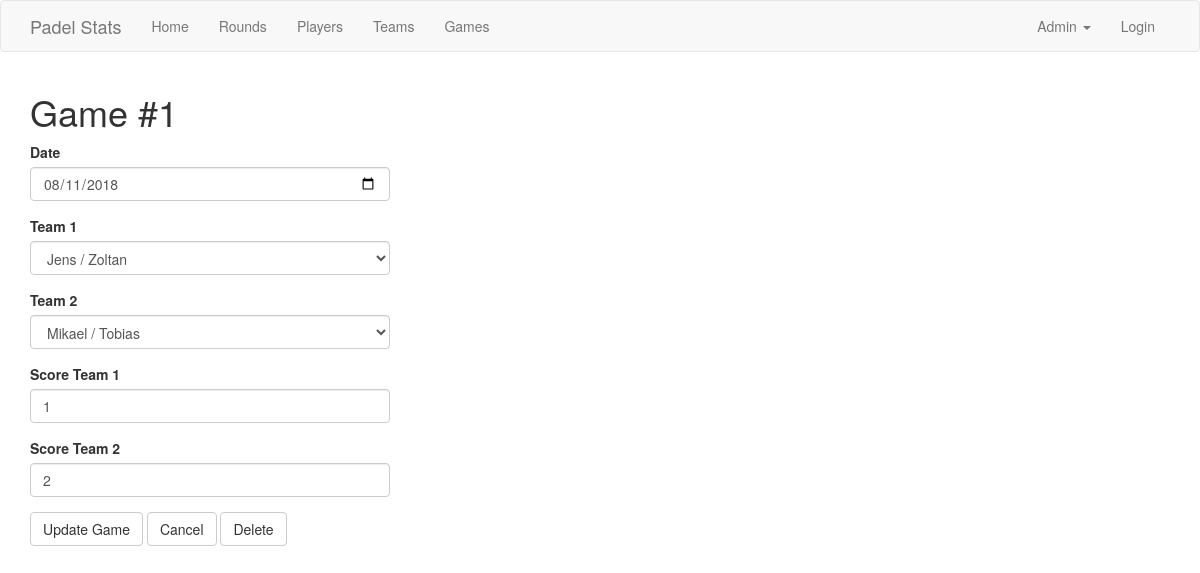
Screenshot of /game/1 with the database file from the repository.
### app/models.py (models this page shows, shortened)
class Game(db.Model):
	id = db.Column(db.Integer, primary_key=True)
	date = db.Column(db.Date)
	team1_id = db.Column(db.Integer, db.ForeignKey('team.id'))
	team2_id = db.Column(db.Integer, db.ForeignKey('team.id'))
	score_team1 = db.Column(db.Integer)
	score_team2 = db.Column(db.Integer)
	winner_team_id = db.Column(db.Integer, db.ForeignKey('team.id'))
	loser_team_id = db.Column(db.Integer, db.ForeignKey('team.id'))
	team1 = db.relationship('Team', foreign_keys=[team1_id])
	team2 = db.relationship('Team', foreign_keys=[team2_id])
	winner = db.relationship('Team', foreign_keys=[winner_team_id])
	loser = db.relationship('Team', foreign_keys=[loser_team_id])

### app/routes.py (the view)
@app.route('/game/<gameid>', methods=['GET', 'POST'])
def game(gameid):
    game = Game.query.filter_by(id=gameid).first_or_404()
    form = EditGameForm()
    teams = Team.query.order_by(Team.teamname).all()
    teams_list = [(t.id, t.teamname) for t in teams]
    form.team1.choices = teams_list
    form.team2.choices = teams_list
    if form.validate_on_submit():
        if 'submit' in request.form:
            game.date = form.date.data
            game.team1_id = form.team1.data
            game.team2_id = form.team2.data
            game.score_team1 = form.score_team1.data
            game.score_team2 = form.score_team2.data
            if game.score_team1 > game.score_team2:
                game.winner = game.team1
                game.loser = game.team2
            else:
                game.winner = game.team2
                game.loser = game.team1
            db.session.commit()
            flash('Game UPDATED! Your changes have been saved.')
            return redirect(url_for('games'))
        elif 'delete' in request.form:
            db.session.delete(game)
            db.session.commit()
            flash('Game DELETED! Your changes have been saved.')
            return redirect(url_for('games'))
        elif 'cancel' in request.form:
            flash('CANCELLED! Your changes have not been saved!')
            return redirect(url_for('games'))
    elif request.method == 'GET':
        form.date.data = game.date
        form.team1.data = game.team1_id
        form.team2.data = game.team2_id
        form.score_team1.data = game.score_team1
        form.score_team2.data = game.score_team2
    return render_template('game.html', game=game, form=form)

### app/forms.py
class EditGameForm(FlaskForm):
	date = DateField('Date', format='%Y-%m-%d', validators=[DataRequired()])
	team1 = SelectField('Team 1', coerce=int, validators=[DataRequired()])
	team2 = SelectField('Team 2', coerce=int, validators=[DataRequired()])
	score_team1 = IntegerField('Score Team 1')
	score_team2 = IntegerField('Score Team 2')
	submit = SubmitField('Update Game')
	cancel = SubmitField('Cancel')
	delete = SubmitField('Delete')

### app/templates/game.html
{% extends "base.html" %}
{% import 'bootstrap/wtf.html' as wtf %}
{% block app_content %}
<h1>Game #{{ game.id }}</h1>
<div class="row">
    <div class="col-md-4">
        {{ wtf.quick_form(form) }}
    </div>
</div>
{% endblock %}

### rows the page displays
Game: id "1", date "08/11/2018", team1 "Jens / Zoltan", team2 "Mikael / Tobias", score_team1 "1", score_team2 "2"
